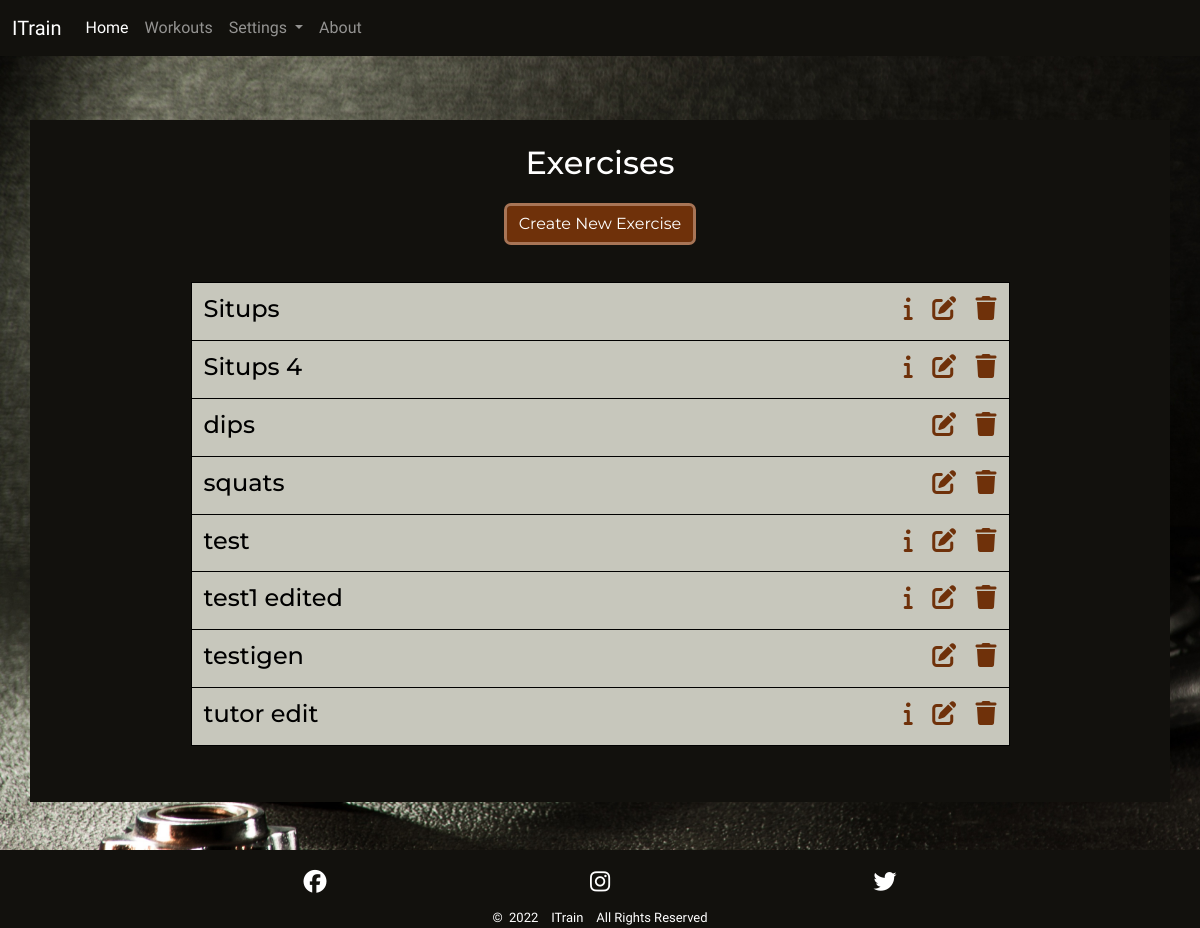
The app's page /exercises/, older data.
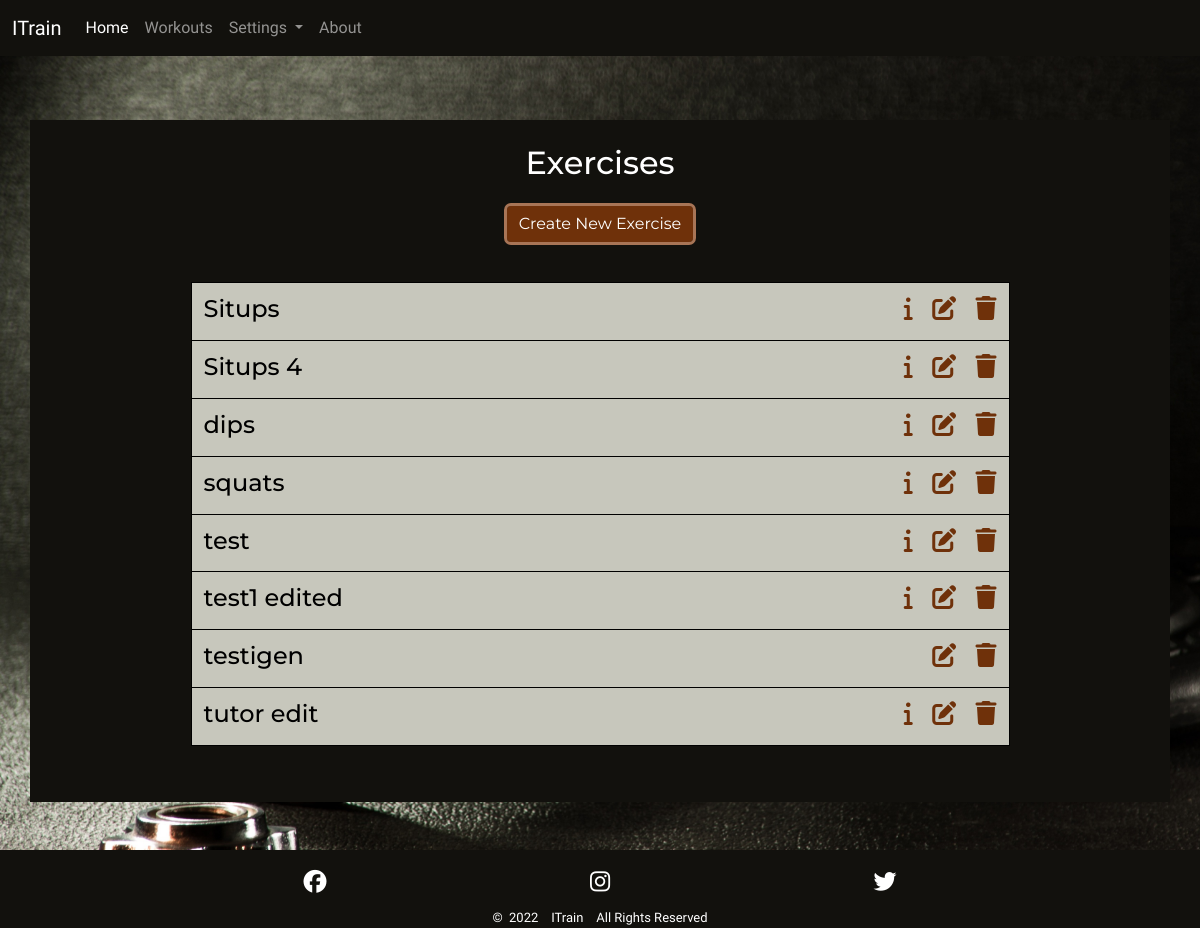
The same page, newer data.
### setup/models.py (models this page shows, shortened)
class Exercise(models.Model):
    name = models.CharField(max_length=30, unique=True, null=False,
                            blank=False)
    unit = models.ForeignKey(ExerciseUnit, null=False, blank=False,
                             on_delete=models.SET_DEFAULT, default=get_default_exercise_unit)
    description = models.TextField(max_length=200, blank=True)
    class Meta:
        ordering = ['name']

### setup/views.py (the view)
# urls.py: path('exercises/', ExerciseList.as_view(), name='exercises'),
class ExerciseList(generic.ListView):
    model = Exercise
    template_name = 'setup/exercises.html'
    paginate_by = 50

### setup/models.py (called while the page is built)
    def __str__(self):
        return self.name

### setup/templates/setup/exercises.html (shortened to what this page needs)
{% extends 'base.html' %}
{% load static %}
{% block content %}
<div class="jumbotron container p1 p-sm-2 mt-md-3">
  <div class="jumbotron-head justify-content-center text-center mt-3">
    <h2 class="mb-4">Exercises</h2>
    <a href="{% url 'create_exercise'%}">
      <button type="button" class="btn btn-primary">Create New Exercise</button>
    </a>
  </div>
  <div class="container-md content-list-container p-sm-4 mt-3 gy-4 dark-clr">
    <div class="row session-workout content-list row-cols-1">
      {% for exercise in exercise_list %}
      <div class="col-9 grid-col2">
        <h4>{{ exercise.name }}</h4>
      </div>
      <div class="col-3 grid-col2">
        <h4 class="end">
          {% if exercise.description != '' %}
          <a class="med-dark-clr" data-bs-toggle="collapse" href="#collapseExercise{{ exercise.id }}"
            aria-expanded="false" aria-controls="collapseExercise{{ exercise.id }}"><i
              class="fa-solid fa-info"></i></a>&nbsp;&nbsp;
          {% endif %}
          <a class="med-dark-clr" href="{% url 'edit_exercise' exercise.id %}"><i
              class="fa-solid fa-edit"></i></a>&nbsp;&nbsp;
          <a class="med-dark-clr" href="#delete-exercise-{{ exercise.id }}" data-bs-toggle="modal">
            <i class="fa-solid fa-trash"></i>
          </a>
        </h4>
      </div>
      {% empty %}
      <div class="col grid-col2 pt-3">
        <h4>You have no Exercises to show</h4>
      </div>
      {% endfor %}
    </div>
  </div>
</div>
{% endblock %}

Row changes from the older to the newer data that the page shows:
changed Exercise "dips": description empty → "dfgfg" (drawn)
changed Exercise "squats": description empty → "ertert" (drawn)
